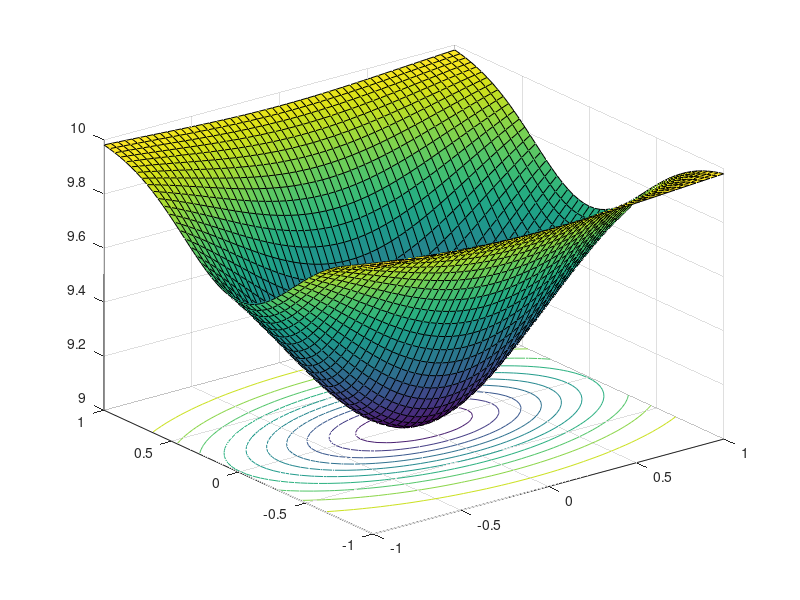
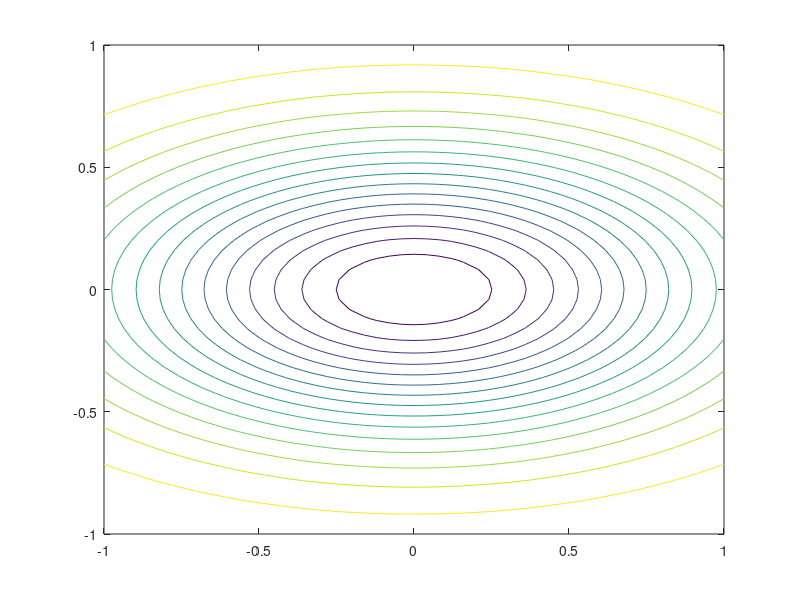

MATLAB code for these plots, in order: (Note: this script raises an error after producing the figures.)
% Gradient descent example

clear all

funstr = '10 - (exp(-1*(x^2 + 3*y^2)))';
f = vectorize(inline(funstr));
range = [-1 1 -1 1];

% Draw the function
Ndiv = 50;
dx = (range(2) - range(1))/Ndiv;
dy = (range(4) - range(3))/Ndiv;
[x, y] = meshgrid(range(1):dx:range(2), range(3):dy:range(4));
z = (f(x, y));
figure(1);
surfc(x, y, z);

% Define the number of iterations
k = 0;
niter = 200;

% Gradient step size h definition
hstep = 0.001;

% Step size of the Gradient descent method
alfa = 0.05;

% Initial point selection
xrange = range(2) - range(1);
yrange = range(4) - range(3);
x1 = rand*xrange + range(1);
x2 = rand*yrange + range(3);

% Optimization process
while(k < niter)
    % Function evaluation
    zn = f(x1, x2);

    % Computation of gradients gx1 & gx2
    vx1 = x1 + hstep;
    vx2 = x2 + hstep;
    gx1 = (f(vx1, x2) - zn)/hstep;
    gx2 = (f(x1, vx2) - zn)/hstep;

    % Draw the current position
    figure(2)
    contour(x, y, z, 15);
    hold on;
    plot(x1,x2,'.','MarkerSize','10','MarkerFaceColor','g');
    hold on;

    % Computation of the new solution
    x1 = x1 - alfa*gx1;
    x2 = x2 - alfa*gx2;
    k = k+1;
end